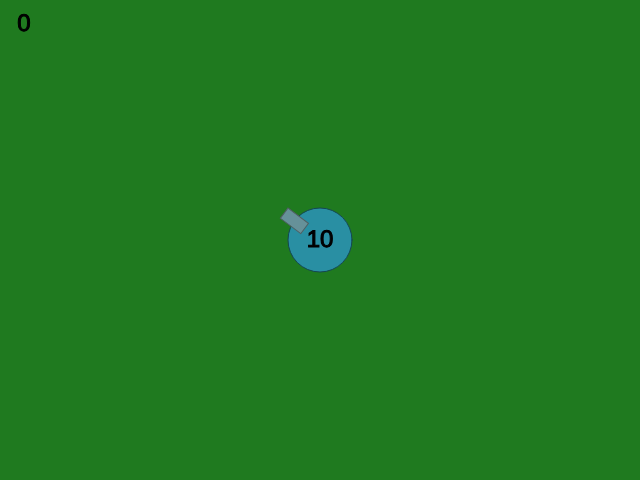
Frame 1 (no input)
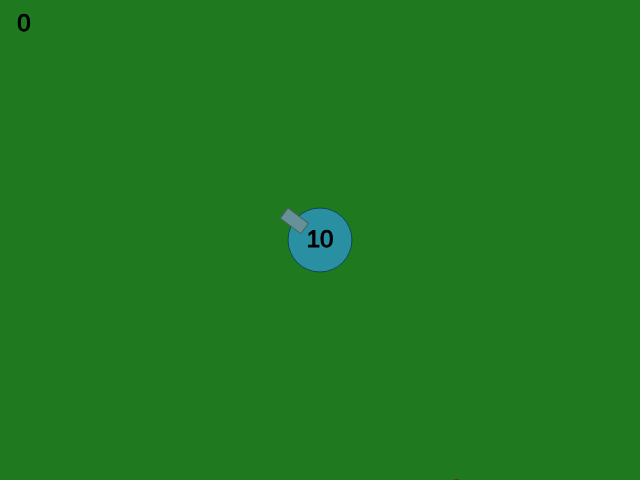
Frame 60 (no input)
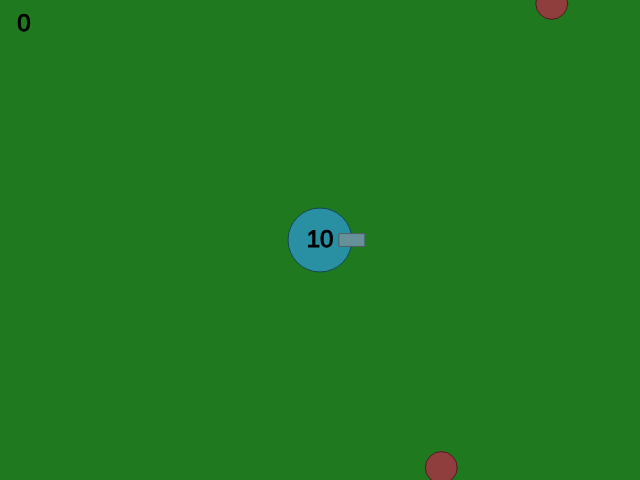
Frame 120 (the mouse pressed at the canvas centre since frame 60)

The p5.js sketch that drew these frames (run headless with seeded random() and noise() and a simulated clock; from frame 60 on, the mouse is pressed at the canvas centre):

// p5.js sketch
// ── sketch.js
var thePlayer = [];
var mooks = [];
var canvas;
var gaming = true;
var reseting = false;
var dt = 0.016;
var textDisplay;
var longerOfXOrY = 0;
var score = 0;
var difficulty = 0;

function setup() {
  longerOfXOrY = setupCanvas (640,480);
  setupPlayers (1,longerOfXOrY);
  setupWave (10, longerOfXOrY);
  textDisplay = new textRenderer ();
}

function draw() {
  //Draw setup
    dt = (deltaTime) / 1000;// * 0.001;
    if (dt<0.01){ dt = 0.01;}
    if (dt>0.1) {dt = 0.1;}
    translate(width / 2, height / 2);
    if (mooks.length <= 0){
      difficulty++;
      thePlayer[0].health = min (10, thePlayer[0].health+2);
      setupWave (10+(difficulty*2), longerOfXOrY);
    }
  if (thePlayer[0].health>0){
  //Collisions
  var collided = checkCollisionsArrays (mooks, thePlayer[0].bullet);
  for (var h = 0; h< collided.length; h++){
    var mook = collided[h][0];
    var bullet = collided[h][1];
    var damage = bullet.damageDealt();
    textDisplay.addDamageText ([damage, mook.position, 0])
    mook.damaged (damage[0]);
    bullet.active = false;

  }

  collided = checkCollisionsArrays (mooks, thePlayer);
  for (var h = 0; h< collided.length; h++){
    var mook = collided[h][0];
    var thePlayers = collided[h][1];
    mook.active = false;
    thePlayers.health--;
    score--;
    thePlayers.healthchanged = 0.00001;
  }

  //Update States
  for (var i = 0; i<mooks.length;i++){
      mooks[i].update(dt);
      if (!mooks[i].active) {
        score++;
        mooks.splice(i,1);
      }
  }
  thePlayer[0].updatePlayer(dt);
  textDisplay.updateAllText(dt);

  //Draw States
  background(GAMEBGCOLOR);
  thePlayer[0].drawPlayer(dt);
  for (var i = 0; i<mooks.length;i++){
    if (mooks[i].active){
      mooks[i].drawEntity();
    }
  }

textDisplay.drawAllText (thePlayer[0].health);
}
else {
  background(GAMEBGCOLOR);
  textDisplay.drawEndGame();
}
}

function mouseClicked() {
  thePlayer[0].addBullet ();
  return true;
}


function keyPressed (){
  if (keyCode == '80') {
    if (gaming){
        gaming = false;
        noLoop ();
    }
    else {
      gaming = true;
      loop();
    }
  }
}

function setupCanvas (x,y){
  canvas = createCanvas(x,y);
  //canvas.parent('mainScreen');
  canvas.id("thedisplay");
  frameRate (120);
  colorMode (HSL);
  return (width>height) ? width*.1:height*.1;
}

function setupPlayers (numPlayers, sides) {
  for (var i = 0; i < numPlayers; i++){
    var x  = createVector (0,0);
    var h = x;
    thePlayer[i] = new player(x, [sides], 'circle', h);
  }
}

function setupWave (waveSize, sides) {
  for (var i = 0; i<waveSize;i++){
    let pos = chooseStart();
    let head = createVector (-1,-1);
    mooks [i] = new entity ('circle', pos, [sides/2], 10, [0,40,40], [0,40,20], 1, floor(1+difficulty/8), true, head, sides/2, 1, 1, 1, 0);

  }
}

function checkCollisionsArrays (arr1, arr2){
    var theCollisions = []
    var count = 0;
    for (var i = 0; i<arr1.length;i++){
      for (var j = 0; j<arr2.length; j++){
          var arr1pos = arr1[i].position;
          var arr2pos = arr2[j].position;
          var size = 0;
          var collisionDetected =false;
          if ((arr1[i].boundingBox == 'circle' && arr2[j].boundingBox == 'point')||
              (arr2[j].boundingBox == 'circle' && arr1[i].boundingBox == 'point')){
                size = (arr1[i].boundingBox == 'circle')? arr1[i].size:arr2[j].size;
                if (pointToCicrleCollision (arr2pos, arr1pos, size*0.6)){
                  collisionDetected = true;
                }
            }
            if (arr1[i].boundingBox == 'circle' && arr2[j].boundingBox == 'circle'){
              size = arr1[i].size;
              size2= arr2[j].size;
              if (circleToCicrleCollision (arr2pos, arr1pos, size*0.5, size2*0.5)){
                collisionDetected = true;
              }
            }
            if (collisionDetected){
            var newCol = [arr1[i],arr2[j]];
            theCollisions[count] = newCol;
            count++;
            }
          }
      }
      return theCollisions;
    }

// ── constants.js
const GAMEBGCOLOR = [120,60,30];

// ── entity.js
class entity {
  constructor (inBox, inPos, inSize, inMass, inColor, inOutline, inWeight, inHealth, inKillable, inHead, inVel, indmgtime, indmg, inCF, inCR){
    this.boundingBox = (inBox) ? inBox:'point';
    this.position = (inPos) ? createVector (inPos.x, inPos.y): createVector (0,0);
    this.heading = (inHead) ? createVector (inHead.x, inHead.y):createVector (0,0);
    this.velocity = (inVel) ? inVel:0;
    this.size = (inSize) ? inSize:[0];
    this.mass = (inMass) ? inMass:1;

    this.color = (inColor) ? inColor: [0,0,0];
    this.outline = (inOutline) ? inOutline: [0,0,0];
    this.outlineWeight = (inWeight) ? inWeight:1;

    this.health = (inHealth) ? inHealth:1;
    this.healthchanged = 0;
    this.damageTimer = (indmgtime) ? indmgtime:1;

    this.maxDamage = (indmg) ? indmg:1;       //maximum damage of a normal hit
    this.criticalFactor = (inCF) ? inCF:1;  //how much extra damage on a criritcal
    this.criticalRate = (inCR) ? inCR:0;    //Subtract from 100 to get chance of normal hit.

    this.killable = (inKillable) ? inKillable:false;
    this.active = true;
  }

  damageDealt () {
    var crit = (random (0,1)  < this.criticalRate) ? true:false;
    var dmg = (crit) ? floor((this.maxDamage*this.criticalFactor)):floor (random (1,this.maxDamage));
    return [dmg, crit];
  }

  damaged (incoming){
    if (this.killable){
      this.health = this.health - incoming;
      this.healthchanged = 0.001;
    if (this.health < 1) {this.active = false;}
    }
  }

  checkIfGone (){
    if (this.position.x > width *1.5 || this.position.x < -width *1.5 ||
        this.position.y > height *1.5 || this.position.y< -height *1.5 ){
        this.active = false;
        }
  }

  drawEntity (){
    if (this.active) {
      var mod = ((this.damageTimer -this.healthchanged)/this.damageTimer);
      var alpha = max (0.75,1*mod);

      strokeWeight (max (mod, .5) * this.outlineWeight);
      stroke(this.outline[0],this.outline[1],this.outline[2], alpha);
      fill (this.color[0],this.color[1],this.color[2], alpha );

      if (this.size.length == 2){window[this.boundingBox](this.position.x, this.position.y, this.size[0], this.size[1]);}
      else if (this.size.length == 1) {window[this.boundingBox](this.position.x, this.position.y, this.size[0]);}
      else {window[this.boundingBox](this.position.x, this.position.y);}
    }
  }

  update (dt){
    this.checkIfGone ();

    if (this.healthchanged > 0){this.healthchanged += dt;}
    if (this.healthchanged > this.damageTimer){this.healthchanged =0;}

    if (this.active){
      this.prev= createVector (this.heading.x * this.position.x, this.heading.y *this.position.y);
      this.prev.normalize();
      this.position.add(this.prev.mult(this.velocity*dt));
    }
  }

}

// ── helper.js
function mOver(obj) {
  obj.src = "img/sgif.gif"
}

function mOut(obj) {
  obj.src = "img/rgif.gif"
}

function chooseStart() {
    let x = -width/2-random(10,width);
    let y = -height/2-random(10,height);
    let s = random ([1,2,3,4]); //1 = Left, 2 = up, 3 = right, 4 = down
    if (s == 1 || s==3) {
      y = random (-height/2, height/2);
      if (s === 3) {x *= -1;}
    }
    else {
      x = random (-width/2, width/2);
      if (s === 2){y*=-1;}
    }
    return createVector (x,y);
}

//returns true if there is a collision, otherwise returns false
//Does calculation on a single point vs a Circle
function pointToCicrleCollision (pointPos, circlePos, circleRad) {
    return pointPos.dist (circlePos) < circleRad;
}

//returns true if there is a collision, otherwise returns false
//Does calculation on  Cicrle 1 vs  Circle 2
function circleToCicrleCollision (c1Pos, c2Pos, c1Rad, c2Rad){
      var c1TOc2Ddistance = c1Pos.dist(c2Pos);
      return c1TOc2Ddistance <= (c1Rad+c2Rad);
}

// ── player.js
class player extends entity {

    constructor (inPos, inSize, inBox, inHead) {
      //player base Structure
      super(inBox, inPos, inSize, 10, [190,60,40], [190,60,20], 1, 10, true, inHead, 0, 1.0, 2, 2, 0.2);

      //player gun structure
      this.playerGuns = [new playerGun ('rect', createVector (this.position.x+(this.size[0]*0.5),this.position.y), [this.size[0]*0.4, this.size[0]*0.20], 10, [190,20,50], [190,10,35], 1, 1, false, [0,0], 0, 0.5, 1, 1, 0)];

      //Array of all current bullets shot by player
      this.bullet = [];
    }

    addBullet(){
      angleMode(RADIANS);
      let h = createVector (1,1);
      this.playerGuns[0].gunTip.rotate(this.playerGuns[0].gunAngle);
      this.bullet[this.bullet.length] = new entity ('point', this.playerGuns[0].gunTip, [], 1, [0,0,0], [0,0,0], 8, 1, true, h, 60, 1, 1, 1, 0);
      this.playerGuns[0].gunTip = createVector (this.playerGuns[0].position.x+(this.playerGuns[0].size[0]*0.6),this.playerGuns[0].position.y);
    }

    updatePlayer(dt){
        super.update(dt);
        this.playerGuns[0].update();
        for (var i = 0; i<this.bullet.length; i++){
          if (this.bullet[i].active){this.bullet[i].update(dt); }
          else {this.bullet.splice(i,1);}
        }
    }

    drawPlayer(){
      super.drawEntity();
      this.playerGuns[0]. drawEntity();
      for (var i = 0; i<this.bullet.length; i++){this.bullet[i].drawEntity();}
    }


}

// ── playerGun.js
class playerGun extends entity {
  constructor (inBox, inPos, inSize, inMass, inColor, inOutline, inWeight, inHealth, inKillable, inHead, inVel, indmgtime, indmg, inCF, inCR){

    super (inBox, inPos, inSize, inMass, inColor, inOutline, inWeight, inHealth, inKillable, inHead, inVel, indmgtime, indmg, inCF, inCR);
    this.gunTip = createVector (this.position.x+(inSize[0]*0.6),this.position.y);
    this.gunAngle = 0;
    this.gunPower = 100;
  }

  update (dt){
    angleMode(RADIANS);
    let a = atan2(mouseY - height / 2, mouseX - width / 2);
    this.gunAngle = a;
    //super.update(dt);
  }

  drawEntity (){
    push();
      if (this.active) {
        rectMode(CENTER);
        rotate(this.gunAngle );
        super.drawEntity();
      }
    pop();
  }
}

// ── textRenderer.js
class textRenderer {
  constructor () {
    this.damageText = [];
    this.playerText = [1];
  }

  addDamageText (newText) {this.damageText[this.damageText.length] = newText;}
  addplayerText (newText) {this.playerText[this.playerText.length] = newText;}

  updateAllText (dt){
    for (var t = 0; t<this.damageText.length; t++){
      this.damageText[t][2] += dt ;
      if (this.damageText[t][2] > 1.5){this.damageText.splice(t,1);t--;}
    }
    for (var t = 0; t<this.playerText.length; t++){}
  }

  drawAllText (ph){
    for (var t = 0; t<this.damageText.length; t++){
      var timeModifer = this.damageText[t][2];
      if (this.damageText[t][0][1]){
        stroke(max (255 - 192 * timeModifer, 0) ,  255 - 160 * timeModifer);
        strokeWeight (2 - 1 *timeModifer);
        fill(32, 32, 32, 255- 160 * timeModifer);
        textSize(48-24*timeModifer);
      }else{
        fill(64, 32, 64, 255- 160 *timeModifer);
        textSize(32-20*timeModifer);
        stroke(64, 255 - 160 *timeModifer);
        strokeWeight (2 - 1 *timeModifer);
      }
        text(this.damageText[t][0][0],this.damageText[t][1].x , this.damageText[t][1].y);
    }
      for (var t = 0; t<this.playerText.length; t++){
        textSize(24);
        strokeWeight (1);
        stroke (0,0,0, 255);
        textAlign (CENTER, CENTER);
        fill (0,0,0, 255);
        text (ph, 0, 0);
      }
      textSize(24);
      strokeWeight (1);
      stroke (0,0,0, 255);
      textAlign (CENTER, CENTER);
      fill (0,0,0, 255);
      text (score, -width/2+24, -height/2+24);

  }
  drawEndGame(){
    textSize(24);
    strokeWeight (1);
    stroke (0,0,0, 255);
    textAlign (CENTER, CENTER);
    fill (0,0,0, 255);
    text ('GAME OVER', 0, 0);
  }


}
